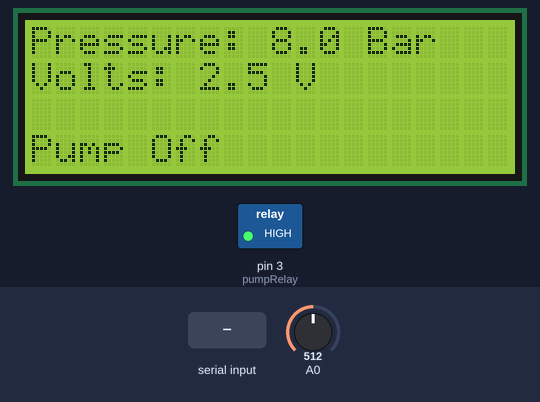
A sketch run on a simulated Arduino Uno, built with avr-gcc and run on an emulated ATmega328P. Parts: 20×4 character LCD, switched loads named in the sketch (green lamp = pin HIGH). Inputs (shaded band) come from the test bench; at power-on: A0 = 512. What the sketch prints to the serial monitor is not drawn.

Above: at 3.2 s.
3.3 s: "1" received over Serial
At 3.9 s:
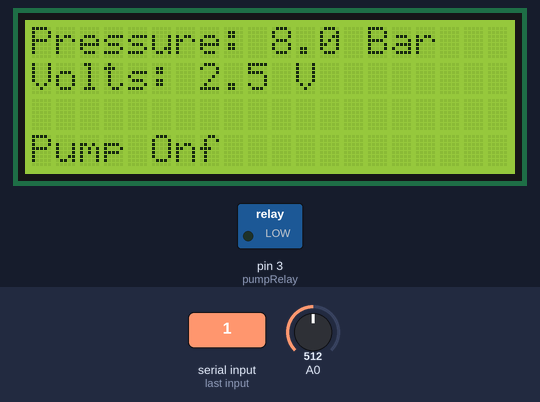
4.8 s: A0 set to 222
At 5.8 s:
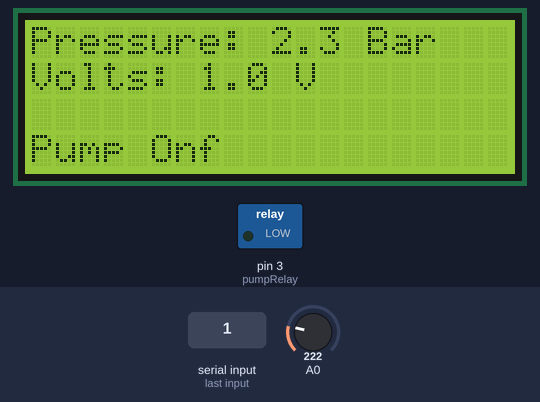
6.6 s: A0 set to 191
At 7.8 s:
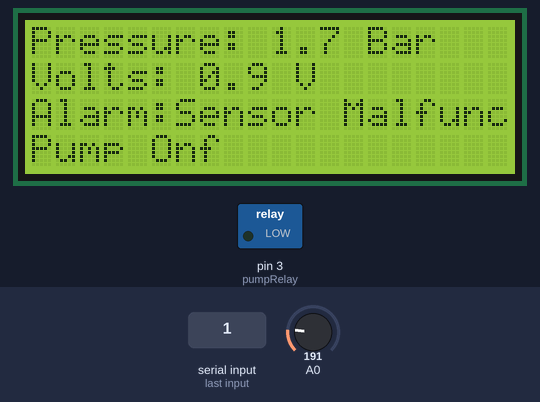
8.1 s: "0" received over Serial
At 8.5 s:
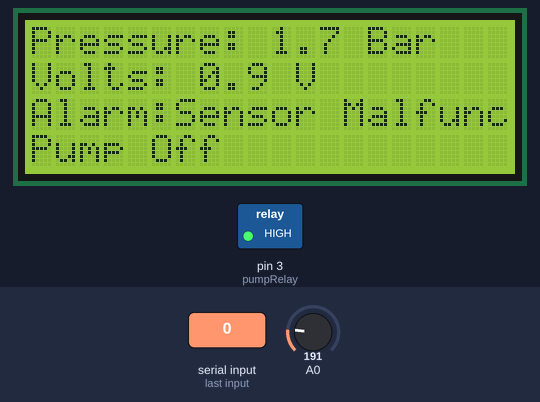
9.6 s: A0 set to 965
At 10.4 s:
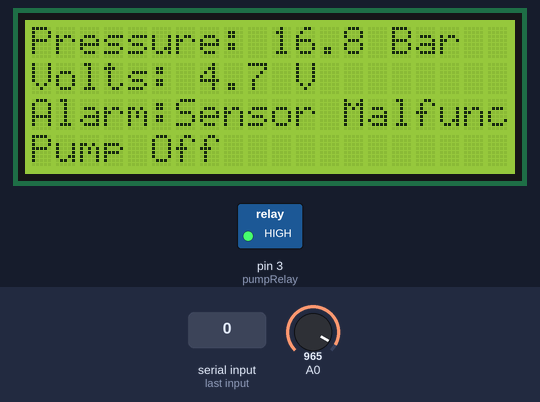
11.1 s: A0 set to 993
At 12.6 s:
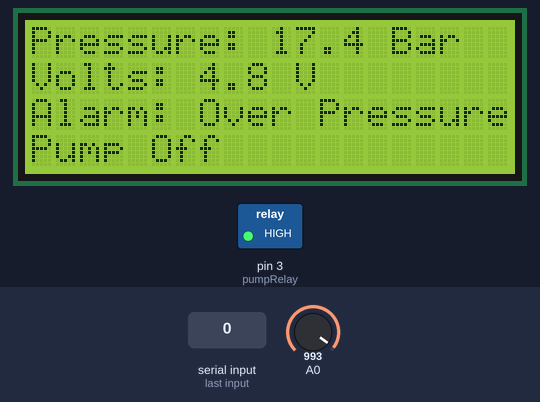
Timing chart, 0 to 13.6 s (numbered marks = the images above; inputs shaded):
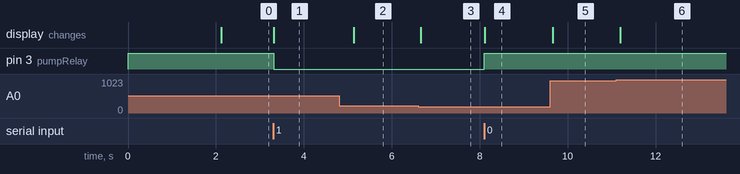

The sketch:

Receiver_OOP-3.ino
```cpp
#include <LiquidCrystal_I2C.h>
#include "Pressure_Sensor.h"

LiquidCrystal_I2C lcd(0x27, 20, 4);
PressureSensor PT(A0, lcd);
const byte pot = A1;
const byte pumpRelay = 3;
unsigned long startMillis, currentMillis;
const unsigned long period = 1500;
char data;

void setup() {
    startMillis = millis();
    Serial.begin(9600);
    PT.begin();
    pinMode(pot, INPUT);
    pinMode(pumpRelay, OUTPUT);
    digitalWrite(pumpRelay, HIGH);

    lcd.init();
    lcd.clear();
    lcd.backlight();
    lcd.setCursor(5, 1);
    lcd.print("Loading....");
    delay(2000);
    lcd.clear();
}

void loop() {
    PT.update();
    currentMillis = millis();

    if (currentMillis - startMillis >= period) {
        PT.display();
        startMillis = currentMillis;
    }

    if (Serial.available()) {
        data = Serial.read();
    }

    if (data == '1' || data == '2') {
        digitalWrite(pumpRelay, LOW);
        lcd.setCursor(0, 3);
        lcd.print("Pump On");
    } else {
        digitalWrite(pumpRelay, HIGH);
        lcd.setCursor(0, 3);
        lcd.print("Pump Off");
    }
}
```

Pressure_Sensor.cpp
```cpp
// Pressure_Sensor.cpp
#include "Pressure_Sensor.h"

PressureSensor::PressureSensor(byte sensPin, LiquidCrystal_I2C &lcdRef)
    : sensorPin(sensPin), lcd(lcdRef) {}

void PressureSensor::begin() {
    pinMode(sensorPin, INPUT);
    calculateBits();
}

void PressureSensor::calculateBits() {
    minBits = static_cast<int>((minVolt * 1024) / 5.0);
    maxBits = static_cast<int>((maxVolt * 1024) / 5.0);
}

void PressureSensor::update() {
    int sensorValue = analogRead(sensorPin);
    pressure = map(sensorValue, minBits, maxBits, minPressure, maxPressure) / 10.0;
    volt = map(sensorValue, minBits, maxBits, minV, maxV) / 10.0;

    Serial.println(sensorValue);
    Serial.println(volt);
}

void PressureSensor::display() {
    lcd.setCursor(0, 0);
    lcd.print("Pressure: ");
    lcd.print(pressure, 1);
    lcd.print(" Bar");

    lcd.setCursor(0, 1);
    lcd.print("Volts: ");
    lcd.print(volt, 1);
    lcd.print(" V");

    lcd.setCursor(0, 2);
    if (volt < 1.0) {
        lcd.print("Alarm:Sensor Malfunc");
    } else if (volt > 4.7) {
        lcd.print("Alarm: Over Pressure");
    }
}
```

Pressure_Sensor.h
```cpp
// Pressure_Sensor.h
#ifndef PRESSURE_SENSOR_H
#define PRESSURE_SENSOR_H

#include <Arduino.h>
#include <LiquidCrystal_I2C.h>

class PressureSensor {
private:
    const byte sensorPin;
    const int minPressure = 0;
    const int maxPressure = 160;
    const float minVolt = 0.5;
    const float maxVolt = 4.5;
    const int minV = 5;
    const int maxV = 45;
    int minBits, maxBits;
    float pressure, volt;
    LiquidCrystal_I2C &lcd;

    void calculateBits();

public:
    PressureSensor(byte sensPin, LiquidCrystal_I2C &lcdRef);
    void begin();
    void update();
    void display();
};

#endif
```

Measured:
- the behaviour switches between 205 and 204 on A0 (found by bisection; images 2 and 3)
- the behaviour switches between 982 and 983 on A0 (found by bisection; images 5 and 6)
- after the input at 3.3 s, pin 3 (pumpRelay): HIGH → LOW at once; the display: changes at once (image 1)
- after the input at 4.8 s, the display: changes after 0.33 s (image 2)
- after the input at 6.6 s, the display: changes after 0.06 s (image 3)
- after the input at 8.1 s, pin 3 (pumpRelay): LOW → HIGH at once; the display: changes at once (image 4)
- after the input at 9.6 s, the display: changes after 0.06 s (image 5)
- after the input at 11.1 s, the display: changes after 0.09 s (image 6)
